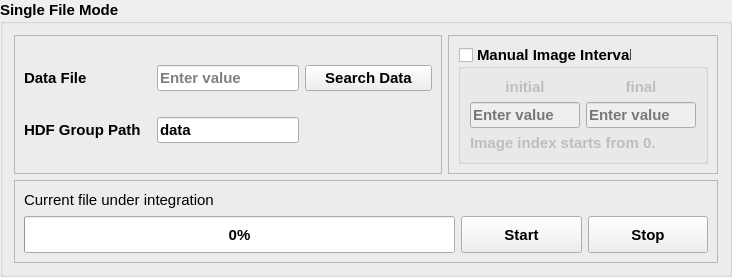
        <widget class="QGroupBox" name="groupBox">
         <property name="font">
          <font>
           <pointsize>11</pointsize>
           <weight>75</weight>
           <bold>true</bold>
          </font>
         </property>
         <property name="title">
          <string>Single File Mode</string>
         </property>
         <layout class="QGridLayout" name="gridLayout_9">
          <item row="0" column="0">
           <widget class="QFrame" name="frame">
            <property name="frameShape">
             <enum>QFrame::StyledPanel</enum>
            </property>
            <property name="frameShadow">
             <enum>QFrame::Raised</enum>
            </property>
            <layout class="QGridLayout" name="gridLayout_15">
             <item row="0" column="1">
              <widget class="QLineEdit" name="lineEdit_datafile">
               <property name="maximumSize">
                <size>
                 <width>600</width>
                 <height>16777215</height>
                </size>
               </property>
               <property name="placeholderText">
                <string>Enter value</string>
               </property>
              </widget>
             </item>
             <item row="0" column="0">
              <widget class="QLabel" name="label_14">
               <property name="sizePolicy">
                <sizepolicy hsizetype="Preferred" vsizetype="Minimum">
                 <horstretch>0</horstretch>
                 <verstretch>0</verstretch>
                </sizepolicy>
               </property>
               <property name="minimumSize">
                <size>
                 <width>127</width>
                 <height>0</height>
                </size>
               </property>
               <property name="maximumSize">
                <size>
                 <width>16777215</width>
                 <height>20</height>
                </size>
               </property>
               <property name="font">
                <font>
                 <pointsize>11</pointsize>
                 <weight>75</weight>
                 <bold>true</bold>
                </font>
               </property>
               <property name="text">
                <string>Data File       </string>
               </property>
               <property name="alignment">
                <set>Qt::AlignLeading|Qt::AlignLeft|Qt::AlignVCenter</set>
               </property>
              </widget>
             </item>
             <item row="1" column="1">
              <widget class="QLineEdit" name="lineEdit_hdfgrouppath">
               <property name="maximumSize">
                <size>
                 <width>150</width>
                 <height>16777215</height>
                </size>
               </property>
               <property name="baseSize">
                <size>
                 <width>5</width>
                 <height>0</height>
                </size>
               </property>
               <property name="toolTip">
                <string>Write a filename with .txt extension</string>
               </property>
               <property name="text">
                <string>data</string>
               </property>
               <property name="placeholderText">
                <string>Enter value</string>
               </property>
              </widget>
             </item>
             <item row="0" column="2">
              <widget class="QPushButton" name="pushButton_datafilepath">
               <property name="enabled">
                <bool>true</bool>
               </property>
               <property name="sizePolicy">
                <sizepolicy hsizetype="Preferred" vsizetype="Fixed">
                 <horstretch>0</horstretch>
                 <verstretch>0</verstretch>
                </sizepolicy>
               </property>
               <property name="minimumSize">
                <size>
                 <width>127</width>
                 <height>0</height>
                </size>
               </property>
               <property name="font">
                <font>
                 <pointsize>11</pointsize>
                 <weight>75</weight>
                 <bold>true</bold>
                </font>
               </property>
               <property name="text">
                <string>Search Data</string>
               </property>
              </widget>
             </item>
             <item row="1" column="0">
              <widget class="QLabel" name="label_20">
               <property name="sizePolicy">
                <sizepolicy hsizetype="Preferred" vsizetype="Minimum">
                 <horstretch>0</horstretch>
                 <verstretch>0</verstretch>
                </sizepolicy>
               </property>
               <property name="maximumSize">
                <size>
                 <width>16777215</width>
                 <height>20</height>
                </size>
               </property>
               <property name="font">
                <font>
                 <pointsize>11</pointsize>
                 <weight>75</weight>
                 <bold>true</bold>
                </font>
               </property>
               <property name="text">
                <string>HDF Group Path</string>
               </property>
               <property name="alignment">
                <set>Qt::AlignLeading|Qt::AlignLeft|Qt::AlignVCenter</set>
               </property>
              </widget>
             </item>
            </layout>
           </widget>
          </item>
          <item row="0" column="1">
           <widget class="QFrame" name="frame_3">
            <property name="maximumSize">
             <size>
              <width>300</width>
              <height>16777215</height>
             </size>
            </property>
            <property name="frameShape">
             <enum>QFrame::StyledPanel</enum>
            </property>
            <property name="frameShadow">
             <enum>QFrame::Raised</enum>
            </property>
            <layout class="QGridLayout" name="gridLayout_21">
             <item row="0" column="0">
              <widget class="QGroupBox" name="groupbox_manual_image">
               <property name="maximumSize">
                <size>
                 <width>250</width>
                 <height>16777215</height>
                </size>
               </property>
               <property name="font">
                <font>
                 <pointsize>11</pointsize>
                 <weight>75</weight>
                 <bold>true</bold>
                </font>
               </property>
               <property name="title">
                <string>Manual Image Interval</string>
               </property>
               <property name="checkable">
                <bool>true</bool>
               </property>
               <property name="checked">
                <bool>false</bool>
               </property>
               <layout class="QGridLayout" name="gridLayout_23">
                <item row="1" column="1">
                 <widget class="QLineEdit" name="lineEdit_imgfinal">
                  <property name="text">
                   <string/>
                  </property>
                  <property name="placeholderText">
                   <string>Enter value</string>
                  </property>
                 </widget>
                </item>
                <item row="0" column="1">
                 <widget class="QLabel" name="label_22">
                  <property name="sizePolicy">
                   <sizepolicy hsizetype="Preferred" vsizetype="Minimum">
                    <horstretch>0</horstretch>
                    <verstretch>0</verstretch>
                   </sizepolicy>
                  </property>
                  <property name="maximumSize">
                   <size>
                    <width>16777215</width>
                    <height>20</height>
                   </size>
                  </property>
                  <property name="font">
                   <font>
                    <pointsize>11</pointsize>
                    <weight>75</weight>
                    <bold>true</bold>
                   </font>
                  </property>
                  <property name="text">
                   <string>final</string>
                  </property>
                  <property name="alignment">
                   <set>Qt::AlignCenter</set>
                  </property>
                 </widget>
                </item>
                <item row="0" column="0">
                 <widget class="QLabel" name="label_23">
                  <property name="sizePolicy">
                   <sizepolicy hsizetype="Preferred" vsizetype="Minimum">
                    <horstretch>0</horstretch>
                    <verstretch>0</verstretch>
                   </sizepolicy>
                  </property>
                  <property name="maximumSize">
                   <size>
                    <width>16777215</width>
                    <height>20</height>
                   </size>
                  </property>
                  <property name="font">
                   <font>
                    <pointsize>11</pointsize>
                    <weight>75</weight>
                    <bold>true</bold>
                   </font>
                  </property>
                  <property name="text">
                   <string>initial</string>
                  </property>
                  <property name="alignment">
                   <set>Qt::AlignCenter</set>
                  </property>
                 </widget>
                </item>
                <item row="1" column="0">
                 <widget class="QLineEdit" name="lineEdit_imginitial">
                  <property name="text">
                   <string/>
                  </property>
                  <property name="placeholderText">
                   <string>Enter value</string>
                  </property>
                 </widget>
                </item>
                <item row="2" column="0" colspan="2">
                 <widget class="QLabel" name="label_2">
                  <property name="text">
                   <string>Image index starts from 0.</string>
                  </property>
                 </widget>
                </item>
               </layout>
              </widget>
             </item>
            </layout>
           </widget>
          </item>
          <item row="1" column="0" colspan="2">
           <widget class="QFrame" name="frame_2">
            <property name="frameShape">
             <enum>QFrame::StyledPanel</enum>
            </property>
            <property name="frameShadow">
             <enum>QFrame::Raised</enum>
            </property>
            <layout class="QGridLayout" name="gridLayout_24">
             <item row="0" column="0">
              <widget class="QLabel" name="label_filename">
               <property name="font">
                <font>
                 <pointsize>11</pointsize>
                 <weight>50</weight>
                 <bold>false</bold>
                </font>
               </property>
               <property name="text">
                <string>Current file under integration</string>
               </property>
              </widget>
             </item>
             <item row="0" column="1">
              <spacer name="horizontalSpacer_3">
               <property name="orientation">
                <enum>Qt::Horizontal</enum>
               </property>
               <property name="sizeType">
                <enum>QSizePolicy::Preferred</enum>
               </property>
               <property name="sizeHint" stdset="0">
                <size>
                 <width>247</width>
                 <height>20</height>
                </size>
               </property>
              </spacer>
             </item>
             <item row="1" column="0">
              <widget class="QProgressBar" name="pbar">
               <property name="maximumSize">
                <size>
                 <width>16777215</width>
                 <height>37</height>
                </size>
               </property>
               <property name="value">
                <number>0</number>
               </property>
              </widget>
             </item>
             <item row="1" column="1">
              <layout class="QHBoxLayout" name="horizontalLayout">
               <item>
                <widget class="QPushButton" name="pushButton_start">
                 <property name="sizePolicy">
                  <sizepolicy hsizetype="Minimum" vsizetype="Fixed">
                   <horstretch>0</horstretch>
                   <verstretch>0</verstretch>
                  </sizepolicy>
                 </property>
                 <property name="minimumSize">
                  <size>
                   <width>0</width>
                   <height>37</height>
                  </size>
                 </property>
                 <property name="font">
                  <font>
                   <pointsize>11</pointsize>
                   <weight>75</weight>
                   <bold>true</bold>
                  </font>
                 </property>
                 <property name="toolTip">
                  <string/>
                 </property>
                 <property name="text">
                  <string>Start</string>
                 </property>
                </widget>
               </item>
               <item>
                <widget class="QPushButton" name="pushButton_stop">
                 <property name="sizePolicy">
                  <sizepolicy hsizetype="Minimum" vsizetype="Fixed">
                   <horstretch>0</horstretch>
                   <verstretch>0</verstretch>
                  </sizepolicy>
                 </property>
                 <property name="minimumSize">
                  <size>
                   <width>0</width>
                   <height>37</height>
                  </size>
                 </property>
                 <property name="font">
                  <font>
                   <pointsize>11</pointsize>
                   <weight>75</weight>
                   <bold>true</bold>
                  </font>
                 </property>
                 <property name="toolTip">
                  <string/>
                 </property>
                 <property name="text">
                  <string>Stop</string>
                 </property>
                </widget>
               </item>
              </layout>
             </item>
            </layout>
           </widget>
          </item>
         </layout>
        </widget>
